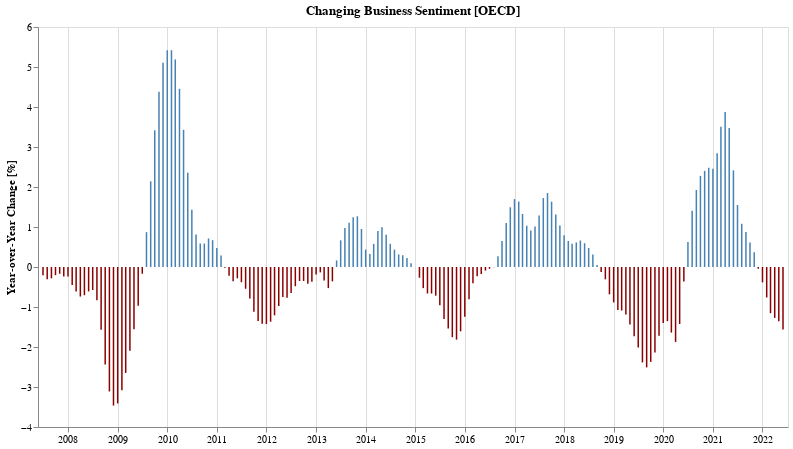

Notebook code for this chart:
### Markdown cell above
## Has business sentiment gotten better or worse compared to the same time last year?

### Code cell
bYoy = yoyChartFor(bUsaYoy, 'Business', 'steelblue')
bYoy.display()

### Figure 1 — Vega-Lite specification as saved in the notebook (floating-point values rounded to 4 significant figures; data arrays with more than 128 entries replaced by an {"elided": "..."} marker saying what was removed)
{"config": {"view": {"continuousWidth": 400, "continuousHeight": 300}}, "data": {"name": "data-3e78e65238c711834f94fa14a39279b4"}, "mark": {"type": "bar", "color": "steelblue", "width": 1.5}, "encoding": {"color": {"condition": {"value": "darkred", "test": "datum['Value'] < 0"}, "value": "steelblue"}, "tooltip": [{"field": "TIME", "format": "%b %Y", "title": "Date", "type": "temporal"}, {"field": "label", "type": "ordinal"}, {"field": "change_in_percent", "type": "ordinal"}], "x": {"axis": {"title": ""}, "field": "TIME", "type": "temporal"}, "y": {"axis": {"grid": false, "title": "Year-over-Year Change [%]"}, "field": "Value", "type": "quantitative"}}, "height": 400, "title": "Changing Business Sentiment [OECD]", "transform": [{"calculate": "'Business'", "as": "label"}, {"calculate": "format(datum.Value, ',.2f')", "as": "change_in_percent"}], "width": 750, "$schema": "https://vega.github.io/schema/vega-lite/v4.17.0.json", "datasets": {"data-3e78e65238c711834f94fa14a39279b4": {"elided": "180 records"}}}
